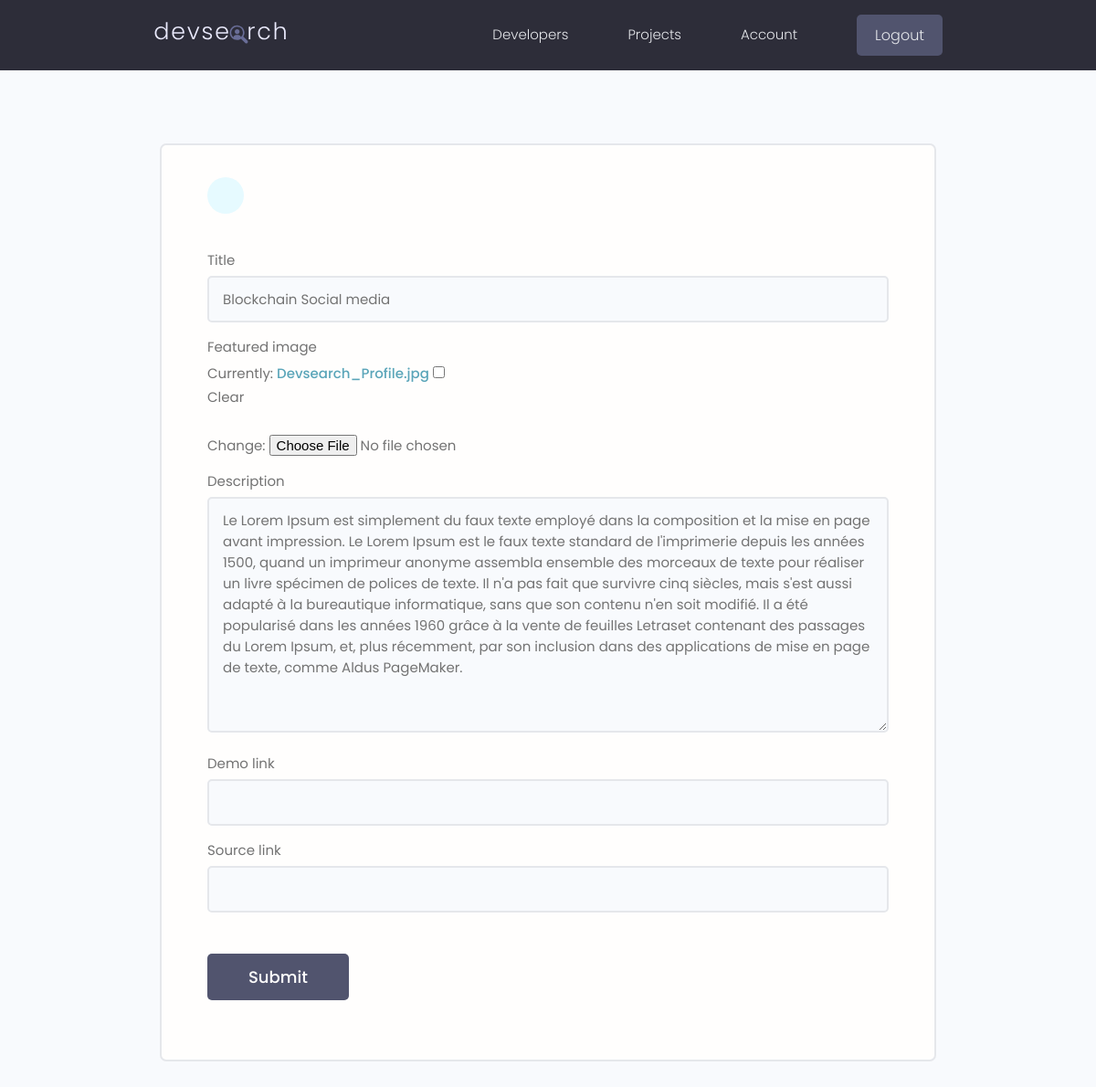
Page /projects/update-project/520c1b9e-2974-45fc-b31d-3756416e8a21/ (signed in) on the committed database.
### projects/models.py (models this page shows, shortened)
class Project(models.Model):
    owner = models.ForeignKey(
        Profile, null=True, blank=True, on_delete=models.CASCADE)
    title = models.CharField(max_length=200)
    description = models.TextField(null=True, blank=True)
    featured_image = models.ImageField(
        null=True, blank=True, default="default.jpg")
    demo_link = models.CharField(max_length=2000, null=True, blank=True)
    source_link = models.CharField(max_length=2000, null=True, blank=True)
    tags = models.ManyToManyField('Tag', blank=True)
    vote_total = models.IntegerField(default=0, null=True, blank=True)
    vote_ratio = models.IntegerField(default=0, null=True, blank=True)
    created = models.DateTimeField(auto_now_add=True)
    id = models.UUIDField(default=uuid.uuid4, unique=True,
                          primary_key=True, editable=False)

### projects/views.py (the view)
# urls.py: path('update-project/<str:pk>/', views.updateProject, name="update-project"),
@login_required(login_url='login')
def updateProject(request, pk):
    profile = request.user.profile
    project = profile.project_set.get(id=pk)
    form = ProjectForm(instance=project)
    if request.method == 'POST':
        form = ProjectForm(request.POST, request.FILES, instance=project)
        if form.is_valid():
            form.save()
            return redirect('account')
    context = {'form': form}
    return render(request, "projects/project_form.html", context)

### projects/forms.py
class ProjectForm(ModelForm):
    class Meta:
        model = Project
        fields = ['title', 'featured_image', 'description',
                  'demo_link', 'source_link']
        widgets = {
            'tags': forms.CheckboxSelectMultiple(),
        }
    def __init__(self, *args, **kwargs):
        super(ProjectForm, self).__init__(*args, **kwargs)
        for name, field in self.fields.items():
            field.widget.attrs.update({'class': 'input'})

### projects/templates/projects/project_form.html (shortened to what this page needs)
{% extends 'main.html' %}
{% block content %}
<main class="formPage my-xl">
    <div class="content-box">
        <div class="formWrapper">
            <a class="backButton" href="#"></a>
            <br>
            <form class="form" method="POST" enctype="multipart/form-data">
                {% for field in form %}
                <div class="form__field">
                    <label for="formInput#text">{{field.label}}</label>
                    {{field}}
                </div>
                {% endfor %}
                <input class="btn btn--sub btn--lg  my-md" type="submit" value="Submit" />
            </form>
        </div>
    </div>
</main>
{% endblock %}

### static/styles/app.css (style rules this page uses)
:root { --color-sub: #2d2d39; }
.btn--sub { background-color: var(--color-sub-light); }
.content-box { width: 95%; max-width: 85rem; margin: 0 auto; }
.backButton { background: var(--color-main-light); color: var(--color-main); width: 4rem; height: 4rem; display: flex; align-items: center; justify-content: center; border-radius: 50%; }
.formPage .formWrapper { list-style: none; background: var(--color-white); padding: 3.5rem 5rem; border: 2px solid var(--color-light); border-radius: 0.7rem; }

### static/uikit/styles/modules/_variables.css (style rules this page uses)
:root { --color-main: #5aa5b9; --color-main-light: #e6faff; --color-sub: #3f4156; --color-sub-light: #51546e; --color-sub-lighter: #ededfd; --color-text: #737373; --color-gray: #8b8b8b; --color-light: #e5e7eb; --color-light-gray: #767676; --color-bg: #f8fafd; --color-white: #fffefd; --color-white-light: #f3f3f3; --color-success: #359e64; --color-success-bg: #def8e8; --color-error: #fc4b0b; --color-error-bg: #fff2ee; --font-base: 'Poppins', arial, helvetica, 'Segoe UI', roboto, ubuntu, sans-serif; --font-monospace: 'Fira Code', 'Courier New', courier, monospace; --font-regular: 300; --font-medium: 500; --font-bold: 700; --generic-shadow: 1px 1px 5px #00000010; --generic-transition: all 0.3s ease-in-out; }

### static/uikit/styles/modules/_base.css (style rules this page uses)
* { margin: 0; padding: 0; box-sizing: border-box; text-rendering: optimizeLegibility; color: inherit; font-size: inherit; }
html { font-size: 50%; }
@media only screen and (min-width: 480px) { html { font-size: 56.25%; } }
@media only screen and (min-width: 1200px) { html { font-size: 62.5%; } }
body { line-height: 1.6; font-weight: 400; font-size: 1.5rem; color: var(--color-text); background-color: var(--color-bg); min-height: 100vh; }

### static/uikit/styles/modules/_typography.css (style rules this page uses)
* { font-family: var(--font-base); }
a { padding-bottom: 2px; text-decoration: none; display: inline-block; color: var(--color-main); font-weight: var(--font-medium); }

### static/uikit/styles/modules/_utilities.css (style rules this page uses)
.my-md { margin: 3rem auto; }
.my-xl { margin: 8rem auto; }

### static/uikit/styles/modules/_button.css (style rules this page uses)
.btn { display: inline-block; position: relative; cursor: pointer; background-color: var(--color-light); font-weight: var(--font-medium); color: var(--color-sub); text-decoration: none; padding: 1rem 2rem; border-radius: 0.5rem; border: none; width: -webkit-fit-content; width: -moz-fit-content; width: fit-content; height: -webkit-fit-content; height: -moz-fit-content; height: fit-content; font-size: 1.6rem; outline-width: 0; outline-color: transparent; -webkit-backface-visibility: hidden; backface-visibility: hidden; transition: all 0.3s ease-in-out; }
.btn--sub { background-color: var(--color-sub); color: var(--color-white); }
.btn--lg { font-size: 1.8rem; padding: 1.2rem 4.5rem; }

### static/uikit/styles/modules/_form.css (style rules this page uses)
.form { display: block; }
.form__field { margin-top: 1.5rem; margin-bottom: 1.5rem; }
.form__label, .form__field > label { display: block; margin-bottom: 0.5rem; color: var(--color-text); }
input.input[type='text'], input.input[type='email'], input.input[type='password'], input.input[type='number'], select.input, textarea.input { min-width: 24rem; width: 100%; padding: 1.2rem 1.5rem; border-radius: 0.5rem; border: 2px solid var(--color-light); transition: all 0.3s ease-in-out; background-color: var(--color-bg); }

### rows in the picture
Project: form "Blockchain Social media" "Le Lorem Ipsum est simplement du faux texte employé dans la composition et la mise en page avant impression. Le Lorem Ipsum est le faux texte standard de l'imprimerie depuis les années 1500, quand un imprimeur anonyme assembla ensemble des morceaux de texte pour réaliser un livre spécimen de polices de texte. Il n'a pas fait que survivre cinq siècles, mais s'est aussi adapté à la bureautique informatique, sans que son contenu n'en soit modifié. Il a été popularisé dans les années 1960 grâce à la vente de feuilles Letraset contenant des passages du Lorem Ipsum, et, plus récemment, par son inclusion dans des applications de mise en page de texte, comme Aldus PageMaker."

### other values in the picture
{{ field.label }} "Title" "Featured image" "Description" "Demo link" "Source link"
